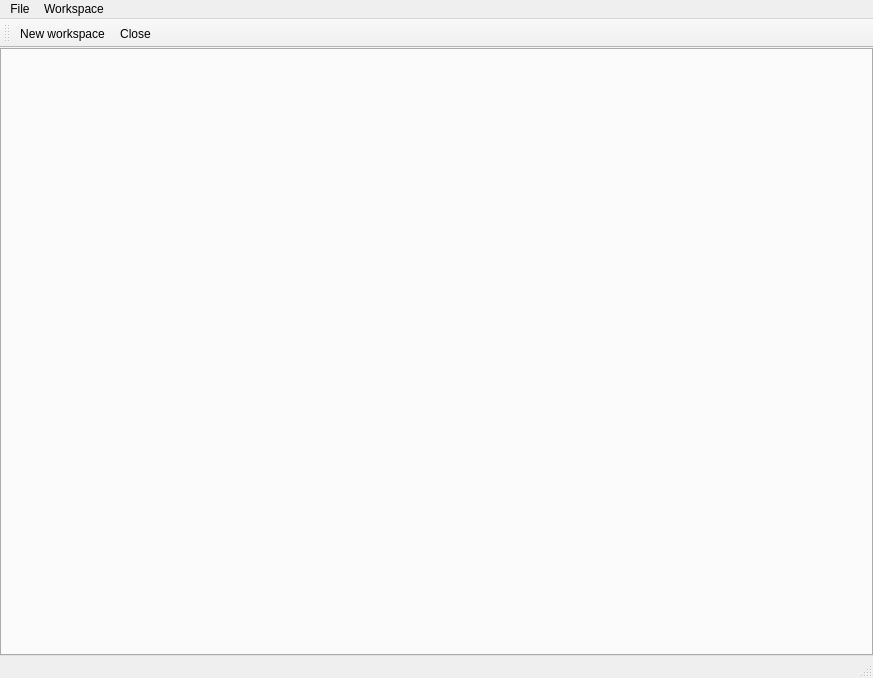
<?xml version="1.0" encoding="UTF-8"?>
<ui version="4.0">
 <class>MainWindow</class>
 <widget class="QMainWindow" name="MainWindow">
  <property name="geometry">
   <rect>
    <x>0</x>
    <y>0</y>
    <width>873</width>
    <height>678</height>
   </rect>
  </property>
  <property name="windowTitle">
   <string>QPostWoman</string>
  </property>
  <property name="windowIcon">
   <iconset resource="res.qrc">
    <normaloff>:/img/qpostwoman.png</normaloff>:/img/qpostwoman.png</iconset>
  </property>
  <widget class="QWidget" name="centralwidget">
   <layout class="QGridLayout" name="gridLayout">
    <property name="leftMargin">
     <number>0</number>
    </property>
    <property name="topMargin">
     <number>0</number>
    </property>
    <property name="rightMargin">
     <number>0</number>
    </property>
    <property name="bottomMargin">
     <number>0</number>
    </property>
    <property name="spacing">
     <number>0</number>
    </property>
    <item row="0" column="0">
     <widget class="QWorkspaceTabWidget" name="tabWidget"/>
    </item>
   </layout>
  </widget>
  <widget class="QMenuBar" name="menubar">
   <property name="geometry">
    <rect>
     <x>0</x>
     <y>0</y>
     <width>873</width>
     <height>26</height>
    </rect>
   </property>
   <widget class="QMenu" name="menuFile">
    <property name="title">
     <string>File</string>
    </property>
    <addaction name="actionClose"/>
   </widget>
   <widget class="QMenu" name="menuWorkspace">
    <property name="title">
     <string>Workspace</string>
    </property>
    <addaction name="actionNew_workspace"/>
   </widget>
   <addaction name="menuFile"/>
   <addaction name="menuWorkspace"/>
  </widget>
  <widget class="QStatusBar" name="statusbar"/>
  <widget class="QToolBar" name="toolBar">
   <property name="windowTitle">
    <string>toolBar</string>
   </property>
   <attribute name="toolBarArea">
    <enum>TopToolBarArea</enum>
   </attribute>
   <attribute name="toolBarBreak">
    <bool>false</bool>
   </attribute>
   <addaction name="actionNew_workspace"/>
   <addaction name="actionClose"/>
  </widget>
  <action name="actionClose">
   <property name="icon">
    <iconset resource="res.qrc">
     <normaloff>:/img/delete.png</normaloff>:/img/delete.png</iconset>
   </property>
   <property name="text">
    <string>Close</string>
   </property>
  </action>
  <action name="actionNew_workspace">
   <property name="icon">
    <iconset resource="res.qrc">
     <normaloff>:/img/workspace.png</normaloff>:/img/workspace.png</iconset>
   </property>
   <property name="text">
    <string>New workspace</string>
   </property>
  </action>
 </widget>
 <customwidgets>
  <customwidget>
   <class>QWorkspaceTabWidget</class>
   <extends>QTabWidget</extends>
   <header location="global">widgets/qworkspacetabwidget.h</header>
   <container>1</container>
  </customwidget>
 </customwidgets>
 <resources>
  <include location="res.qrc"/>
 </resources>
 <connections/>
</ui>
